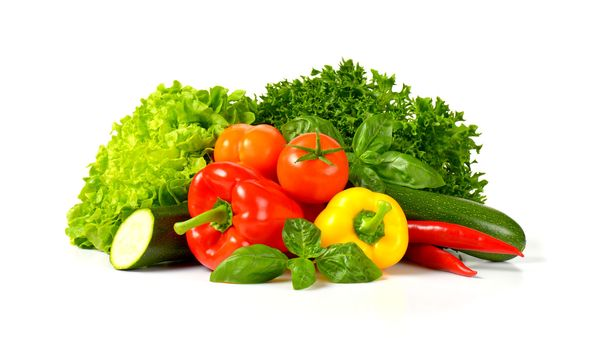
%> input picture 6.GraphCutAlgoritm/vegetables.jpg, 600 x 338 px
$ octave graysclae.m   (GNU Octave 9; MATLAB toolbox functions it lacks are replaced by stand-ins)
%> lines starting %> are read from the running program, lines starting %| are printed output that depends on the picture; in (x1, y1, x2, y2) boxes, pixels count from 0 and x2, y2 are one past the last pixel; in counts of white or black regions, pixels touching at a corner belong together; the program's own positions count from 1
### 6.GraphCutAlgoritm/graphcuts.m
function [Ncut] = graphcuts(I,pad,MAXVAL)
% function [Ncut] = graphcuts(I)
% Input: I image
% pad: spatial connectivity; eg. 3
% MAXVAL: maximum image value
% Output: Ncut: Binary map 0 or 1 corresponding to image segmentation
I = double(I); [H,W] = size(I);
% Find weights between nodes I1 and I2, w = exp(a*abs(I1-I2));
% Set a to have a weight of 0.01 for diff = MAXVAL
a = log(0.01)/MAXVAL; x = [0:MAXVAL/100:MAXVAL]'; y = exp(a*x);
figure;plot(x,y);xlabel('intensity diff');ylabel('weights'); title('weights')
ws = 2*pad + 1;
if(ws <= 3)
    ws = 3;
end
%Build the weight matrix
disp('Building Weight Matrix'); close all; tic
WM = zeros(H*W,H*W); countWM = 0;
for kk = 1:W
for jj = 1:H
mask = logical(zeros(H,W));
cs = kk-pad; ce = kk+pad; rs = jj-pad; re = jj+pad;
if(cs<1)
    cs = 1;
end;
if(ce>W)
    ce = W;
end;
if(rs<1)
    rs = 1;
end;
if(re>H)
    re = H;
end;
mask(rs:re,cs:ce) = 1;
idx = find(mask==1);
p = abs(I(idx) - I(jj,kk)); p = exp(a*p);
countWM = countWM + 1; WM(countWM,idx) = p(:)';
end
end
ttime = toc; disp(sprintf('Time for generating weight matrix = %f',ttime)); clear countWM
% Weight between a node and iteself is 0
for jj = 1:H*W
    WM(jj,jj) = 0;
end;
WM = sparse(WM);
% Shi and Malik Algorithm: second smallest eigen vector
disp('Finding Eigen Vector');
d = sum(WM,2); D = diag(d); tic
B = (D-WM); B = (B+B')/2; OPTS.disp = 0;
[v,d,flag] = eigs(B,D,2,'SA',OPTS); ttime = toc;
disp(sprintf('Time for finding eigen vector = %f',ttime)); clear OPTS
y = v(:,2);
Ncut = reshape(y,H,W);
Ncut = Ncut > 0;

### 6.GraphCutAlgoritm/graysclae.m
I = imread("vegetables.jpg");
%> I is the input picture: size 338x600x3 uint8; mean R, G, B 215.8, 207.9, 168.4
Im = rgb2gray(I);
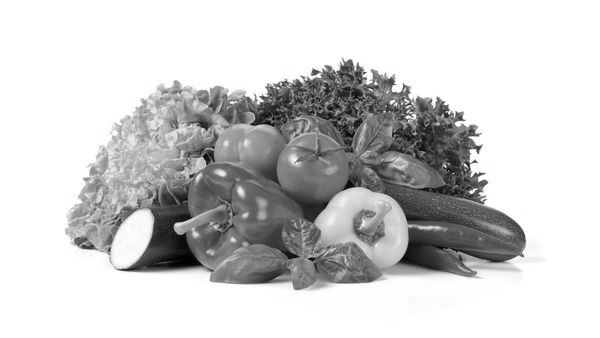
%> Im: size 338x600 uint8; min 1, max 255, mean 205.8
Img = imresize(Im,[128,128]);
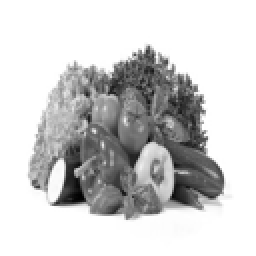
%> Img: size 128x128 uint8 (shown 2 times larger); min 0, max 255, mean 205.7
pad = 3;
MAXVAL=255;
[NCUT]=graphcuts(Img,pad,MAXVAL);
%> in graphcuts, `title('weights')`:
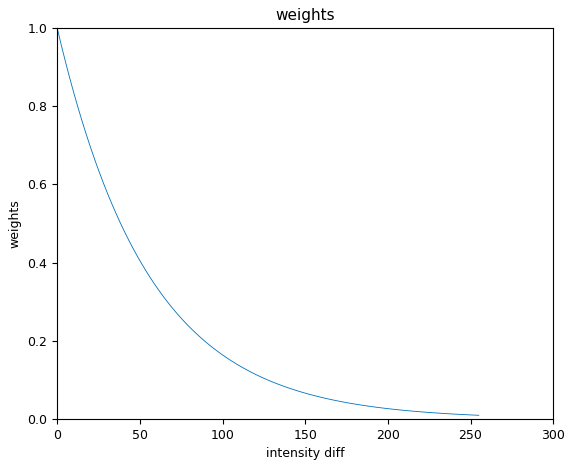
%> figure redrawn from the program's plot data; curve peaks at x = 0, y = 1
%> after the loop in graphcuts, `for kk = 1:W`:
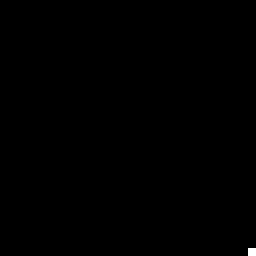
%> mask: size 128x128 logical (shown 2 times larger); 0.1% white; 1 white region (1 under 20 px)
%> after the loop in graphcuts, `for kk = 1:W`: countWM = 16384
%> in graphcuts, `[v,d,flag] = eigs(B,D,2,'SA',OPTS)`: d = [-5.82e-17 0; 0 0.00097]; flag = 0
%> in graphcuts, `Ncut = reshape(y,H,W);`:
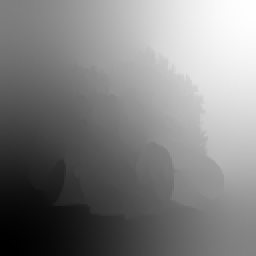
%> Ncut: size 128x128 double (shown 2 times larger); min -0.00236, max 0.00222, mean -3.21e-05; drawn with min black and max white
%> in graphcuts, `Ncut = Ncut > 0;`:
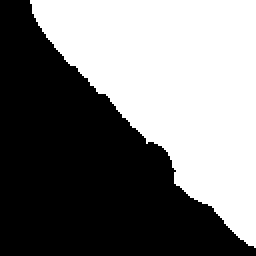
%> Ncut: size 128x128 logical (shown 2 times larger); 47.4% white; 1 white region, box (x1, y1, x2, y2) and area: (15, 0, 128, 124) 7762
imshow([NCUT]);
